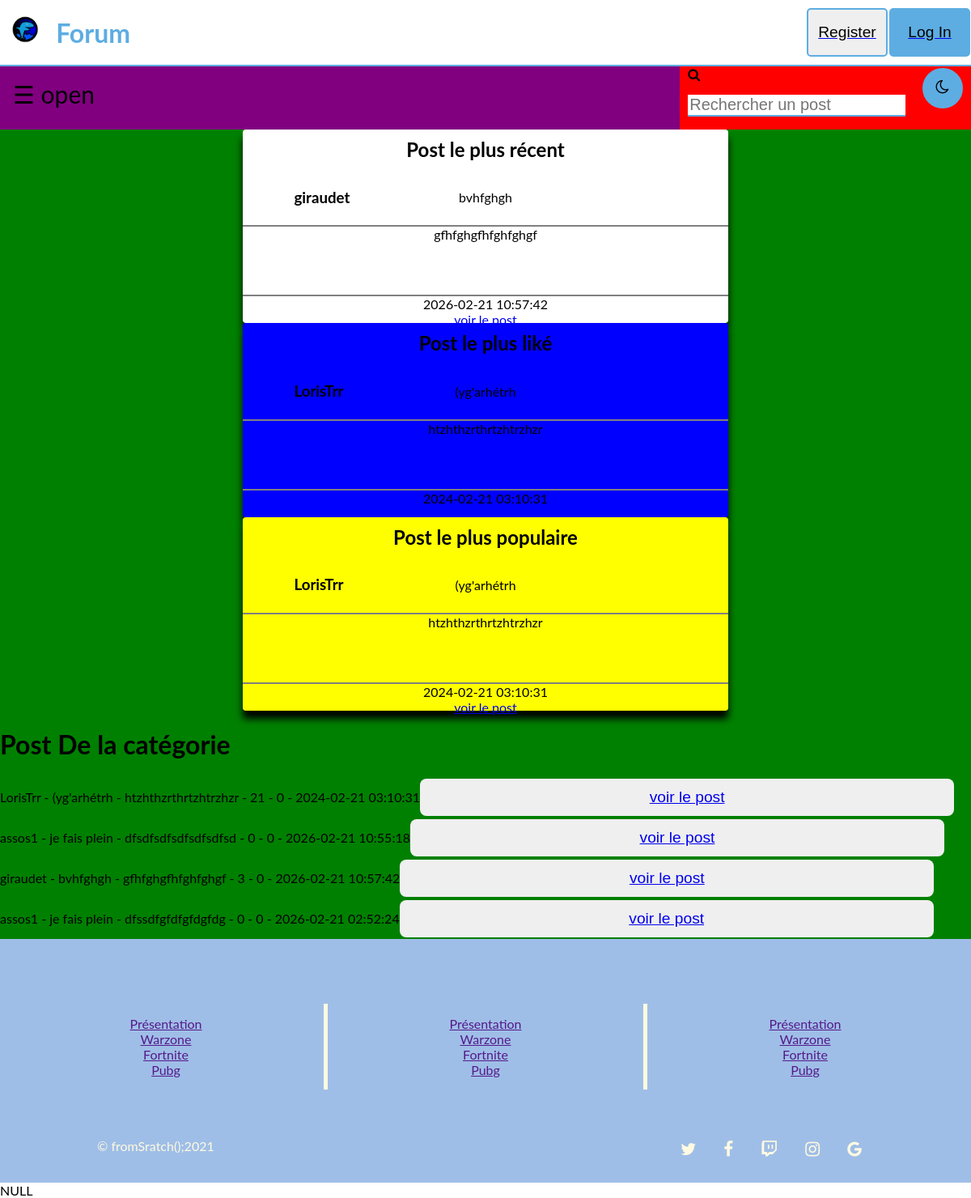
The page /index.php?p=warzone&c=0 on the database its author committed.
### tables this page shows
CREATE TABLE `post` (
  `id` bigint(20) NOT NULL,
  `titre` varchar(70) NOT NULL,
  `contenu` longtext NOT NULL,
  `id_utilisateur` bigint(20) NOT NULL,
  `date_publication` timestamp NOT NULL DEFAULT current_timestamp(),
  `isclosed` int(1) NOT NULL,
  `categorie` int(4) NOT NULL,
  `nb_mess` int(255) NOT NULL,
  `nb_like` int(255) NOT NULL
);

CREATE TABLE `utilisateur` (
  `id` bigint(20) NOT NULL,
  `surname` varchar(30) NOT NULL,
  `name` varchar(30) NOT NULL,
  `username` varchar(40) NOT NULL,
  `mail` varchar(150) NOT NULL,
  `password` varchar(100) NOT NULL,
  `birthday` date NOT NULL,
  `avatar` text NOT NULL,
  `id_droit` int(11) NOT NULL,
  `date_deban` timestamp NOT NULL DEFAULT current_timestamp()
);

### controlers/warzone.php (called while the page is built)
<?php
	require 'view/header_index.php';
	require 'models/function_post.php';
	$result_L = post_like_categorie($bdd, $categorie);
	$result_R = post_recent_categorie($bdd, $categorie);
	$result_P = post_populaire_categorie($bdd, $categorie);
	$result_all_post = all_post($bdd,$categorie);
	require 'view/main_index.php';
	require 'view/footer_index.php';
?>

### models/function_post.php (called while the page is built, shortened)
<?php
function post_recent_categorie($bdd,$categorie){
	$reponse = $bdd->prepare('SELECT uti.id, uti.username,po.id, po.categorie, po.contenu, po.titre, po.nb_like, po.date_publication, po.id_utilisateur from utilisateur as uti inner join post as po on uti.id = po.id_utilisateur AND po.categorie = ? AND po.date_publication = (SELECT MAX(date_publication) from post where post.categorie = ?) LIMIT 1;');
	$reponse->execute(array($categorie, $categorie));
	$result = $reponse->fetchAll();
	return $result;
}
function post_like_categorie($bdd,$categorie){
	$reponse = $bdd->prepare('SELECT uti.id, uti.username, po.id, po.titre, po.contenu, po.nb_like, po.date_publication, po.id_utilisateur FROM utilisateur AS uti, post AS po WHERE uti.id = po.id_utilisateur AND po.categorie = ? AND po.nb_like = (SELECT MAX(nb_like) from post where post.categorie = ?) LIMIT 1;');
	$reponse->execute(array($categorie, $categorie));
	$result = $reponse->fetchAll();
	return $result;
}
function post_populaire_categorie($bdd,$categorie){
	$reponse = $bdd->prepare('SELECT uti.id, uti.username, po.id, po.categorie, po.contenu, po.titre, po.date_publication, po.nb_mess, po.id_utilisateur, po.nb_like FROM utilisateur as uti inner join post as po on uti.id = po.id_utilisateur AND po.categorie = ? And po.nb_mess = (SELECT max(nb_mess) from post where post.categorie = ?) LIMIT 1;');
	$reponse->execute(array($categorie, $categorie));
	$result = $reponse->fetchAll();
	return $result;
}
function all_post ($bdd,$categorie){
	$reponse = $bdd->prepare('SELECT uti.id, uti.username, po.id, po.titre, po.contenu, po.nb_like, po.nb_mess, po.date_publication, po.id_utilisateur FROM utilisateur AS uti, post AS po WHERE uti.id = po.id_utilisateur and po.categorie = ?');
	$reponse->execute(array($categorie));
	$result = $reponse->fetchAll();
	return $result;
}
?>

### view/main_index.php (the view, shortened to what this page needs)
	<?php
	$find = 0;
	?>
		<?php
	if($find == 0){
	?>
			<div class="main-container">
				<div class="plus-recent">
					<h2 class="titre-post-categorie"> Post le plus récent </h2>
					<div class="plus-recent-container">
						<?php
							foreach ($result_R as $result1){
								echo
									"<div class='auteur'>
										<div class='utilisateur'>
											<img src='".$avatar."'class='img-avatar'/>
											<h3 class='titre-utilisateur'>".$result1['username']."</h3>
										</div>"."
										<div class='titre-post'>".
											$result1['titre'].'
										</div>
										<div class="vide">
										</div>
									</div>'."
									<div class='post-contenu'>".
										$result1['contenu']."
									</div>"."
									<div class='date-publication'>".
										$result1['date_publication']."
									</div>";
								echo "<a href=index.php?p=voirpost&id=" .$result1['id']. ">voir le post</a>";
							}
						?>
					</div>
				</div>
				<div class="plus-like">
					<div class="plus-like-container">
					<h2 class="titre-post-categorie"> Post le plus liké </h2>
					<?php
						foreach ($result_L as $result2){
							echo
								"<div class='auteur'>
									<div class='utilisateur'>
										<img src='".$avatar."'class='img-avatar'/>
										<h3 class='titre-utilisateur'>".$result2['username']."</h3>
									</div>"."
									<div class='titre-post'>".
										$result2['titre'].'
									</div>
									<div class="vide">
									</div>
								</div>'."
								<div class='post-contenu'>".
									$result2['contenu']."
								</div>"."
								<div class='date-publication'>".
									$result2['date_publication']."
								</div>";
						}
					?>
					</div>
				</div>
				<div class="plus-reponse">
					<div class="plus-reponse-container">
					<h2 class="titre-post-categorie"> Post le plus populaire </h2>
					<?php
						foreach ($result_P as $result3){
							echo
								"<div class='auteur'>
									<div class='utilisateur'>
										<img src='".$avatar."'class='img-avatar'/>
										<h3 class='titre-utilisateur'>".$result3['username']."</h3>
									</div>"."
									<div class='titre-post'>".
										$result3['titre'].'
									</div>
									<div class="vide">
									</div>
								</div>'."
								<div class='post-contenu'>".
									$result3['contenu']."
								</div>"."
								<div class='date-publication'>".
									$result3['date_publication']."
								</div>";
							echo "<a href=index.php?p=voirpost&id=" .$result3['id']. ">voir le post</a>";
						}
					?>
					</div>
				</div>
				<?php
					}
		 		if(isset($result_all_post)){
			 	?>
				 <div class="post_all">
					<h1> Post De la catégorie</h1>
					<?php
						foreach ($result_all_post as $result){
							echo $result['username'].' - '.$result['titre'].' - '.$result['contenu'].' - '.$result['nb_like']. " - " .$result['nb_mess']. ' - ' .$result['date_publication'];
							echo "<button><a href=index.php?p=voirpost&id=" .$result['id'].">voir le post</a></button>";
						}
					?>
				</div>
			<?php
				}
			?>
			</div>
</main>

### CSS/style_clair.css (style rules this page uses)
html { margin: 0; height: 100%; }
body { background-color: white; margin: 0; height: 100%; font-family: "Lato", sans-serif; transition: background-color .5s; }
.main-container { background-color: green; width: 100%; height: 1000px; display: flex; justify-content: space-around; align-items: center; flex-direction: column; }
.plus-recent { background-color: white; width: 50%; height: 30%; text-align: center; border-radius: 4px; box-shadow: 0 10px 10px; }
.titre-post-categorie { margin: 10px; }
.plus-recent-container, .plus-reponse-container, .plus-like-container { height: 70%; }
.auteur { display: flex; flex-direction: row; justify-content: space-between; align-items: center; padding: 5px; }
.titre-post { display: flex; justify-content: center; width: 33%; }
.utilisateur { display: flex; flex-direction: row; justify-content: flex-start; align-items: center; width: 33%; }
.post-contenu { height: 50%; border-top: solid 2px gray; border-bottom: solid 2px gray; }
.plus-like { background-color: blue; width: 50%; height: 30%; text-align: center; border-radius: 4px; box-shadow: 0 10px 10px; }
.plus-reponse { background-color: yellow; width: 50%; height: 30%; text-align: center; border-radius: 4px; box-shadow: 0 10px 10px; }
footer input, textarea, button { border: none; width: 55%; padding: 12px 10px; margin: 2px 0; font-size: 1.2em; font-family: 'Advent pro', sans-serif; border-radius: 8px; }

### rows shown on the page
post: id_utilisateur.username "giraudet", titre "bvhfghgh", contenu "gfhfghgfhfghfghgf", date_publication "2026-02-21 10:57:42", nb_like "3", nb_mess "0"
post: id_utilisateur.username "LorisTrr", titre "(yg'arhétrh", contenu "htzhthzrthrtzhtrzhzr", date_publication "2024-02-21 03:10:31", nb_like "21", nb_mess "0"
post: id_utilisateur.username "assos1", titre "je fais plein", contenu "dfsdfsdfsdfsdfsdfsd", nb_like "0", nb_mess "0", date_publication "2026-02-21 10:55:18"
post: id_utilisateur.username "assos1", titre "je fais plein", contenu "dfssdfgfdfgfdgfdg", nb_like "0", nb_mess "0", date_publication "2026-02-21 02:52:24"
